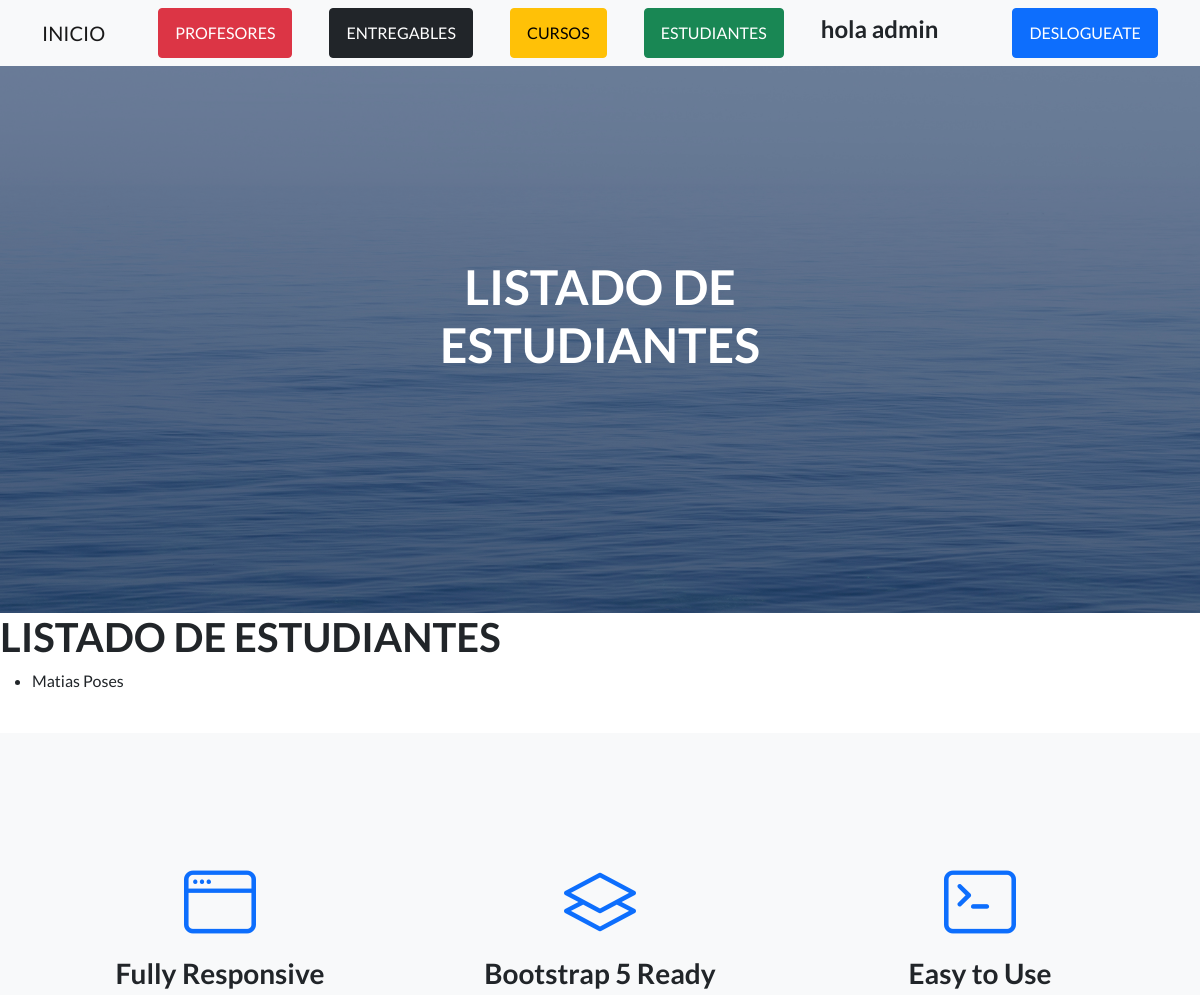
/AppCoder/estudiante/list/ (signed in, upper part), run on an earlier commit of the app's database.
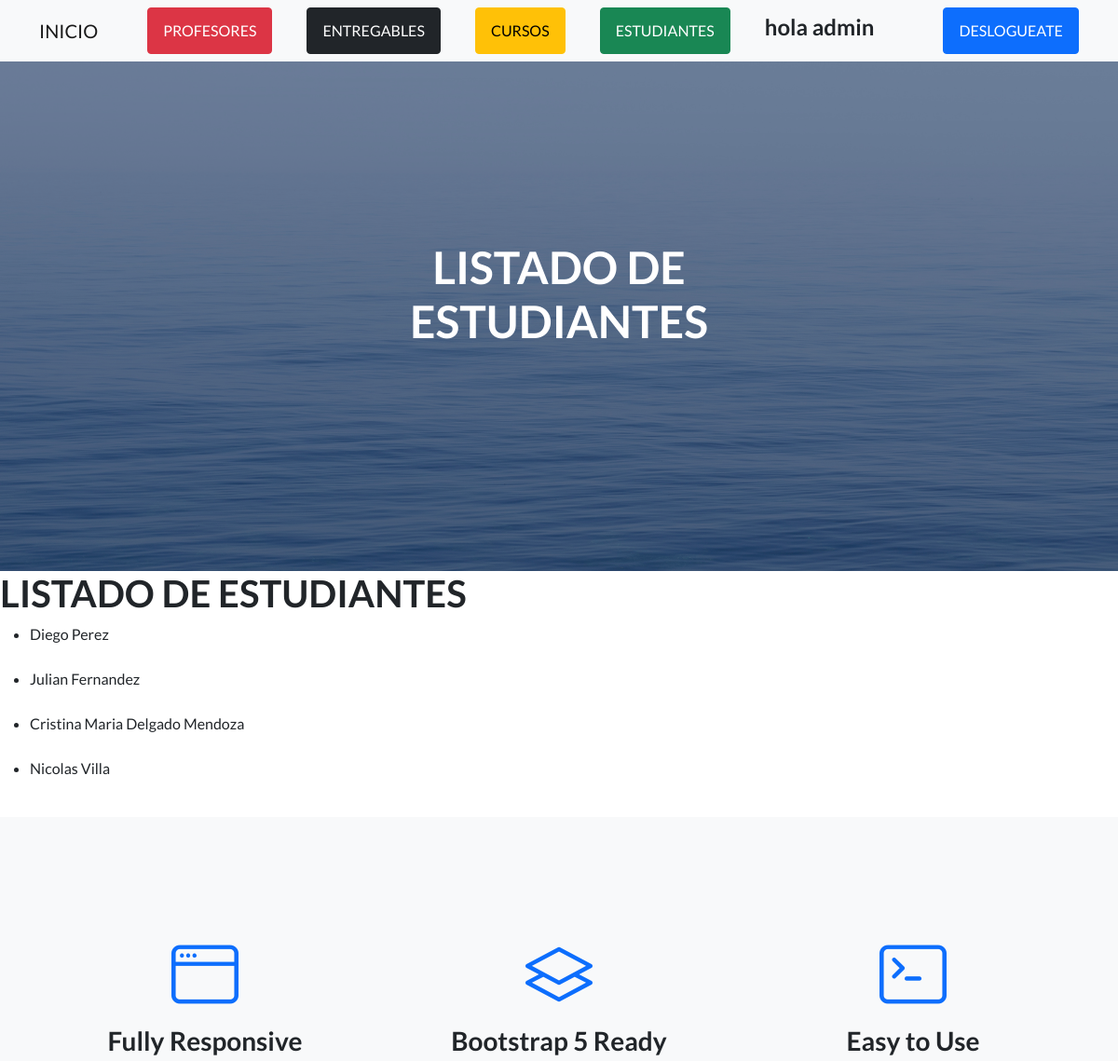
And on a later commit of the database.
### AppCoder/models.py (models this page shows)
class Estudiante(models.Model):
    nombre= models.CharField(max_length=50)
    apellido= models.CharField(max_length=50)
    email= models.EmailField()
    def __str__(self):
        return self.nombre+" "+self.apellido

### AppCoder/views.py (the view)
# urls.py: path('estudiante/list/', EstudianteList.as_view(), name='estudiante_listar'),
class EstudianteList(LoginRequiredMixin, ListView):
    model=Estudiante
    template_name="AppCoder/leerEstudiantes.html"

### AppCoder/templates/AppCoder/leerEstudiantes.html
{% extends "AppCoder/padre.html" %}
{% load static %}
{% block titulo %}
<h1 class="mb-5">LISTADO DE ESTUDIANTES</h1>
{% endblock %}
{% block contenido_que_cambia %}
<h1>LISTADO DE ESTUDIANTES</h1>
<ul>
    {% for estudiante in object_list %}
        <li>{{ estudiante }}</li>
        <br>
    {% endfor %}
</ul>
{% endblock %}

What changed in the data, as far as the page shows it:
removed Estudiante: nombre+apellido "Matias Poses"
added Estudiante: nombre+apellido "Diego Perez"
added Estudiante: nombre+apellido "Julian Fernandez"
added Estudiante: nombre+apellido "Cristina Maria Delgado Mendoza"
added Estudiante: nombre+apellido "Nicolas Villa"
